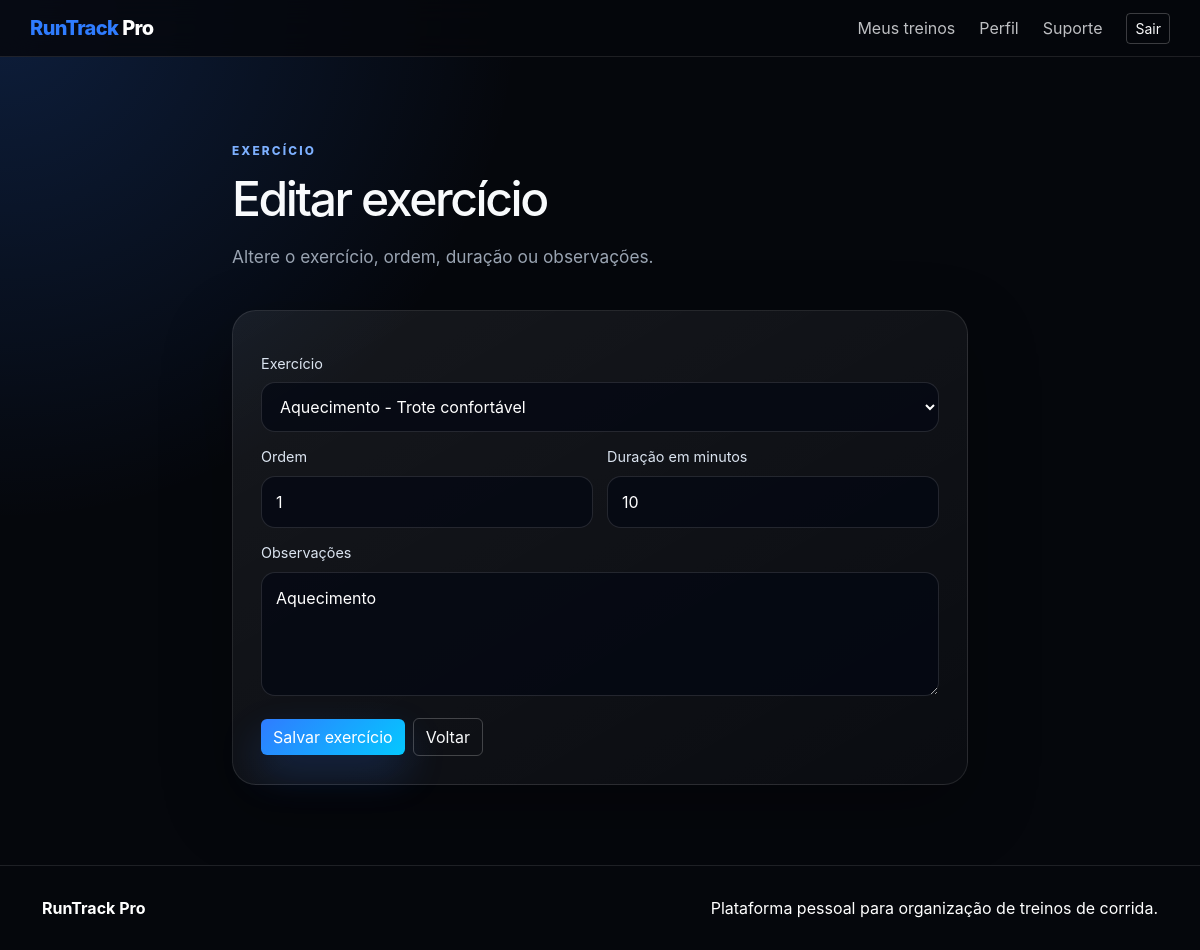
The app's page /index.php?page=exercicio-formulario&id=4 (signed in) with its own data.
### tables this page shows
CREATE TABLE treino_exercicios (
    id INT AUTO_INCREMENT PRIMARY KEY,
    treino_id INT NOT NULL,
    exercicio_id INT NOT NULL,
    ordem INT DEFAULT 1,
    duracao_min INT DEFAULT 10,
    observacoes TEXT,
    FOREIGN KEY (treino_id) REFERENCES treinos(id) ON DELETE CASCADE,
    FOREIGN KEY (exercicio_id) REFERENCES exercicios(id)
);

CREATE TABLE exercicios (
    id INT AUTO_INCREMENT PRIMARY KEY,
    nome VARCHAR(120) NOT NULL,
    categoria VARCHAR(80) NOT NULL,
    descricao TEXT
);

### app/core/funcoes.php (called while the page is built, shortened)
<?php
function e($valor)
{
    return htmlspecialchars((string) $valor, ENT_QUOTES, 'UTF-8');
}
function view($arquivo, $dados = [])
{
    extract($dados);
    require APP_PATH . '/views/layouts/cabecalho.php';
    require APP_PATH . '/views/' . $arquivo . '.php';
    require APP_PATH . '/views/layouts/rodape.php';
}

### app/controllers/ControladorExercicios.php (called while the page is built, shortened)
<?php
class ControladorExercicios
{
    private $treinos;
    private $exercicios;
    public function __construct()
    {
        $this->treinos = new Treino();
        $this->exercicios = new Exercicio();
    }
    public function formulario()
    {
        $id = (int) ($_GET['id'] ?? 0);
        $item = $this->exercicios->buscarItemDoUsuario($id, Autenticacao::id());
        $treino = $this->treinos->buscarDoUsuario($item['treino_id'], Autenticacao::id());
        $opcoes = $this->exercicios->listarBase();
        view('exercicios/formulario', [
            'item' => $item,
            'treino' => $treino,
            'opcoes' => $opcoes
        ]);
    }
}

### app/core/Banco.php (called while the page is built)
<?php
class Banco
{
    private static $conexao = null;
    public static function conectar()
    {
        if (self::$conexao == null) {
            $host = 'localhost';
            $nomeBanco = 'runtrack_pro';
            $usuario = 'root';
            $senha = '';
            try {
                $dsn = "mysql:host=$host;dbname=$nomeBanco;charset=utf8mb4";
                self::$conexao = new PDO($dsn, $usuario, $senha);
                self::$conexao->setAttribute(PDO::ATTR_ERRMODE, PDO::ERRMODE_EXCEPTION);
                self::$conexao->setAttribute(PDO::ATTR_DEFAULT_FETCH_MODE, PDO::FETCH_ASSOC);
            } catch (PDOException $erro) {
                die('Erro ao conectar no banco de dados: ' . $erro->getMessage());
            }
        }
        return self::$conexao;
    }
}

### app/models/Exercicio.php (called while the page is built, shortened)
<?php
class Exercicio
{
    private $banco;
    public function __construct()
    {
        $this->banco = Banco::conectar();
    }
    public function listarBase()
    {
        $sql = 'SELECT * FROM exercicios ORDER BY categoria, nome';
        $comando = $this->banco->query($sql);
        return $comando->fetchAll();
    }
    public function buscarItemDoUsuario($id, $usuarioId)
    {
        $sql = 'SELECT te.*
                FROM treino_exercicios te
                INNER JOIN treinos t ON t.id = te.treino_id
                WHERE te.id = :id AND t.usuario_id = :usuario_id';
        $comando = $this->banco->prepare($sql);
        $comando->execute([
            'id' => $id,
            'usuario_id' => $usuarioId
        ]);
        return $comando->fetch() ?: null;
    }
}

### app/core/Autenticacao.php (called while the page is built, shortened)
<?php
class Autenticacao
{
    public static function id()
    {
        return (int) ($_SESSION['usuario']['id'] ?? 0);
    }
}

### app/views/exercicios/formulario.php (the view, shortened to what this page needs)
<section class="espacamento">
    <div class="container estreito">
        <div class="topo-pagina">
            <div>
                <span class="etiqueta">Exercício</span>
                <h1>Editar exercício</h1>
                <p>Altere o exercício, ordem, duração ou observações.</p>
            </div>
        </div>
        <form class="formulario" method="post" action="index.php?page=exercicio-salvar">
            <label>Exercício</label>
            <select name="exercicio_id" required>
                <?php foreach ($opcoes as $opcao): ?>
                    <option value="<?= e((string)$opcao['id']) ?>" <?= (int)$item['exercicio_id'] === (int)$opcao['id'] ? 'selected' : '' ?>>
                        <?= e($opcao['categoria']) ?> - <?= e($opcao['nome']) ?>
                    </option>
                <?php endforeach; ?>
            </select>
            <div class="campos-duplos">
                <div>
                    <label>Ordem</label>
                    <input type="number" name="ordem" value="<?= e((string)$item['ordem']) ?>" min="1">
                </div>
                <div>
                    <label>Duração em minutos</label>
                    <input type="number" name="duracao_min" value="<?= e((string)$item['duracao_min']) ?>" min="1">
                </div>
            </div>
            <label>Observações</label>
            <textarea name="observacoes" rows="4"><?= e($item['observacoes']) ?></textarea>
            <div class="acoes mt-3">
                <button class="btn btn-primary" type="submit">Salvar exercício</button>
                <a class="btn btn-outline-light" href="index.php?page=treino-detalhe&id=<?= e((string)$item['treino_id']) ?>">Voltar</a>
            </div>
        </form>
    </div>
</section>

### public/assets/css/style.css (style rules this page uses)
:root { --cor-fundo: #05070c; --cor-linha: rgba(255, 255, 255, .10); --cor-texto: #f8fafc; --cor-suave: #9aa4b2; --cor-azul: #2f7cff; --azul-suave: rgba(47, 124, 255, .16); }
* { box-sizing: border-box; }
body { margin: 0; min-height: 100vh; background: radial-gradient(circle at top left, rgba(47, 124, 255, .20), transparent 34%), var(--cor-fundo); color: var(--cor-texto); font-family: Inter, system-ui, -apple-system, BlinkMacSystemFont, "Segoe UI", sans-serif; }
a { color: inherit; text-decoration: none; }
p { color: var(--cor-suave); }
.btn-primary { background: linear-gradient(135deg, #2f7cff, #04c8ff); border: 0; color: #fff; box-shadow: 0 18px 40px rgba(47, 124, 255, .22); }
.btn-outline-light { border-color: rgba(255, 255, 255, .22); }
.texto-inicio h1, .topo-pagina h1 { margin-bottom: 22px; font-size: clamp(2.4rem, 5vw, 5rem); line-height: .98; letter-spacing: -.06em; }
.texto-inicio p, .topo-pagina p { max-width: 620px; color: var(--cor-suave); font-size: 1.08rem; }
.etiqueta { display: inline-flex; align-items: center; gap: 8px; margin-bottom: 14px; color: #7db0ff; text-transform: uppercase; font-size: .74rem; font-weight: 800; letter-spacing: .18em; }
.espacamento { padding: 80px 0; }
.estreito { max-width: 760px; }
.titulo h2, .topo-pagina h1 { font-size: clamp(2rem, 4vw, 3.5rem); letter-spacing: -.05em; }
.cartao, .numero, .treino, .caixa-tabela, .formulario, .caixa-login, .detalhe, .exercicio { border: 1px solid var(--cor-linha); border-radius: 24px; background: linear-gradient(150deg, rgba(255, 255, 255, .07), rgba(255, 255, 255, .025)); box-shadow: 0 24px 70px rgba(0, 0, 0, .30); }
.formulario { padding: 28px; }
.formulario label, .caixa-login label { display: block; margin: 14px 0 8px; color: #dbe4f0; font-size: .9rem; }
.formulario input:not([type="checkbox"]), .formulario select, .formulario textarea, .caixa-login input:not([type="checkbox"]), .caixa-login select, .caixa-login textarea { width: 100%; padding: 13px 14px; border: 1px solid rgba(255, 255, 255, .12); border-radius: 14px; background: rgba(3, 7, 18, .72); color: #fff; outline: none; }
.campos-duplos { display: grid; grid-template-columns: repeat(2, minmax(0, 1fr)); gap: 14px; }
.topo-pagina { display: flex; justify-content: space-between; align-items: center; gap: 20px; margin-bottom: 24px; }
.acoes { display: flex; align-items: center; flex-wrap: wrap; gap: 8px; }

### records on screen
treino_exercicios: exercicio_id "Aquecimento - Trote confortável", ordem "1", duracao_min "10", observacoes "Aquecimento"
